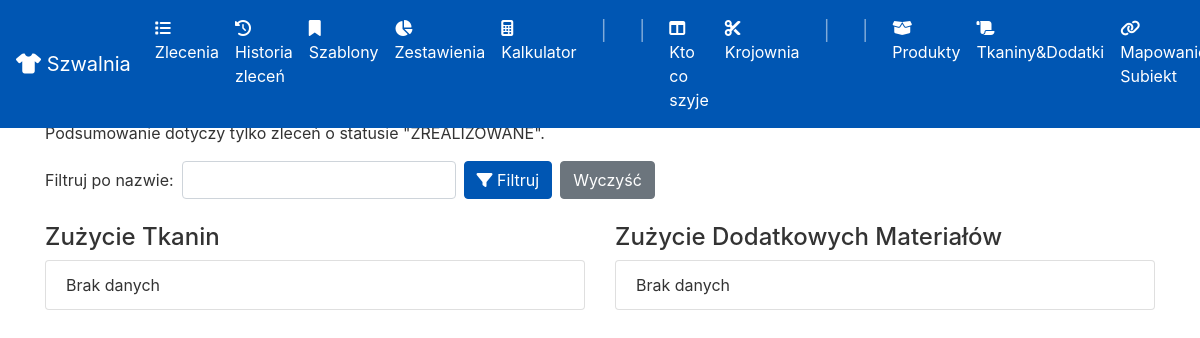
The page /reports on the database as committed earlier.
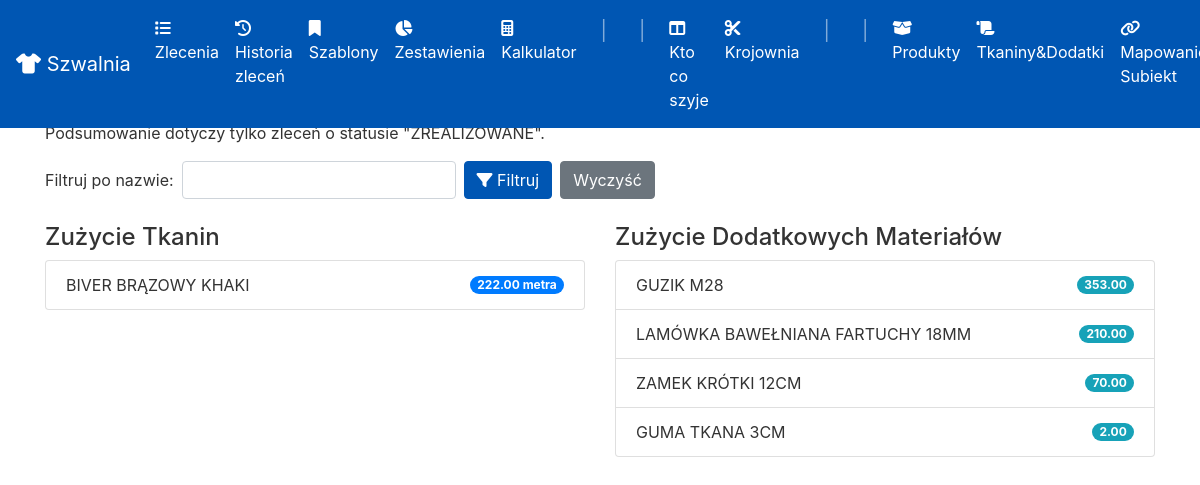
The same page on the database as committed later.
### app/models.py (models this page shows, shortened)
class MaterialUsage(db.Model):
    id = db.Column(db.Integer, primary_key=True)
    order_id = db.Column(db.Integer, db.ForeignKey('order.id'), nullable=False)
    material_name = db.Column(db.String(100), nullable=False)
    quantity = db.Column(db.String(50), nullable=False)

### app/routes.py (the view)
@app.route('/reports')
def reports():
    material_filter = request.args.get('material', '').strip().upper()
    all_fabric_names = {f.name.upper() for f in Fabric.query.all()}
    final_fabric_summary = defaultdict(float)
    final_material_summary = defaultdict(lambda: defaultdict(float))
    completed_orders = Order.query.filter_by(status='ZREALIZOWANE').all()
    for order in completed_orders:
        if order.materials_used:
            for usage in order.materials_used:
                name = usage.material_name.strip().upper()
                match = re.match(r'^\s*(\d+\.?\d*)\s*(.*)', usage.quantity)
                if match:
                    value, unit = float(match.groups()[0]), match.groups()[1].strip()
                    if name in all_fabric_names:
                        final_fabric_summary[name] += value
                    else:
                        final_material_summary[name][unit] += value
        else:
            planned_summary = calculate_material_summary(order)
            for item in planned_summary:
                name = item['name'].strip().upper()
                match = re.match(r'^\s*(\d+\.?\d*)\s*(.*)', item['quantity'])
                if match:
                    value, unit = float(match.groups()[0]), match.groups()[1].strip()
                    if name in all_fabric_names:
                        final_fabric_summary[name] += value
                    else:
                        final_material_summary[name][unit] += value
    if material_filter:
        filtered_fabric_summary = {k: v for k, v in final_fabric_summary.items() if material_filter in k}
        filtered_material_summary = {k: v for k, v in final_material_summary.items() if material_filter in k}
    else:
        filtered_fabric_summary = final_fabric_summary
        filtered_material_summary = final_material_summary
    all_materials_query = set([r.material_name.upper() for r in MaterialUsage.query.all()] + [f.name.upper() for f in Fabric.query.all()])
    all_materials_list = sorted(list(all_materials_query))
    return render_template('reports.html',
                           fabric_summary=filtered_fabric_summary,
                           material_summary=filtered_material_summary,
                           all_materials=all_materials_list,
                           current_filter=material_filter)

### app/routes.py (called while the page is built)
@app.context_processor
def inject_in_progress_orders():
    all_in_progress = Order.query.filter_by(status='W REALIZACJI').order_by(Order.deadline).all()
    krojownia_orders = []
    szwalnia_orders = []
    for order in all_in_progress:
        order.total_quantity = sum(item.quantity for item in order.order_items)
        if order.cutting_table == 'skrojone' and order.assigned_team is not None:
            szwalnia_orders.append(order)
        elif order.cutting_table is not None and order.cutting_table != 'skrojone':
            krojownia_orders.append(order)
    return dict(krojownia_in_progress=krojownia_orders, szwalnia_in_progress=szwalnia_orders)

### app/templates/reports.html (shortened to what this page needs)
{% extends "base.html" %}
{% block content %}
<h2> Zestawienia Zużycia Materiałów</h2>
<p>Podsumowanie dotyczy tylko zleceń o statusie "ZREALIZOWANE".</p>
<form method="GET" class="form-inline mb-4">
    <div class="form-group">
        <label for="material" class="mr-2">Filtruj po nazwie:</label>
        <input type="text" name="material" id="material" class="form-control mr-2" list="materials-list" value="{{ current_filter }}">
    </div>
    <button type="submit" class="btn btn-primary"><i class="fas fa-filter"></i> Filtruj</button>
    <a href="{{ url_for('reports') }}" class="btn btn-secondary ml-2">Wyczyść</a>
</form>
<div class="row">
    <div class="col-md-6">
        <h4>Zużycie Tkanin</h4>
        <ul class="list-group">
            {% for name, total in fabric_summary.items() %}
            <li class="list-group-item d-flex justify-content-between align-items-center">
                {{ name }}
                <span class="badge badge-primary badge-pill">{{ "%.2f"|format(total) }} metra</span>
            </li>
            {% else %}
            <li class="list-group-item">Brak danych</li>
            {% endfor %}
        </ul>
    </div>
    <div class="col-md-6">
        <h4>Zużycie Dodatkowych Materiałów</h4>
        <ul class="list-group">
            {% for name, units in material_summary.items() %}
                {% for unit, total in units.items() %}
                <li class="list-group-item d-flex justify-content-between align-items-center">
                    {{ name }}
                    <span class="badge badge-info badge-pill">{{ "%.2f"|format(total) }} {{ unit }}</span>
                </li>
                {% endfor %}
            {% else %}
            <li class="list-group-item">Brak danych</li>
            {% endfor %}
        </ul>
    </div>
</div>
{% endblock %}

Rows that differ between the two databases and show on the page:
added MaterialUsage: material_name "GUMA TKANA 3CM", order "2.00"
Other text that changed with them:
new list line: "BIVER BRĄZOWY KHAKI 222.00 metra"
new list line: "GUZIK M28 353.00"
new list line: "LAMÓWKA BAWEŁNIANA FARTUCHY 18MM 210.00"
new list line: "ZAMEK KRÓTKI 12CM 70.00"
text no longer shown: "Brak danych Brak danych"
